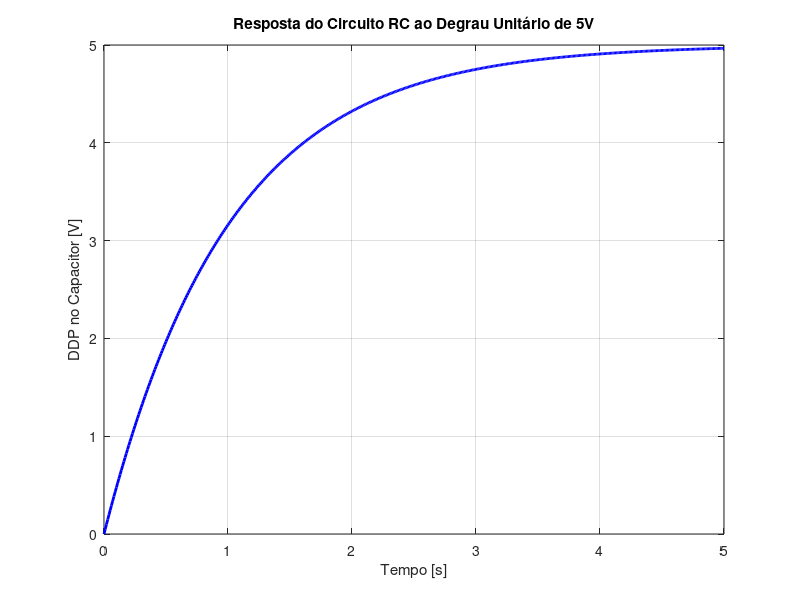

This figure's MATLAB source:
% Definindo os parâmetros do circuito
R = 1000;          % Resistência em Ohms (1kΩ)
C = 1000e-6;       % Capacitância em Farads (1000µF)
V0 = 5;            % Amplitude do degrau em Volts

% Definindo o vetor de tempo
t = 0:0.01:5;      % Tempo de 0 a 5 segundos, com intervalos de 0.01s

% Calculando a resposta do capacitor
Ec = V0 * (1 - exp(-t/(R*C)));

% Plotando a resposta
plot(t, Ec, 'b', 'LineWidth', 2);      % Plot em azul com linha mais grossa
xlabel('Tempo [s]');                   % Rótulo do eixo x
ylabel('DDP no Capacitor [V]');       % Rótulo do eixo y
title('Resposta do Circuito RC ao Degrau Unitário de 5V'); % Título do gráfico
grid on;                               % Ativa a grade no gráfico

